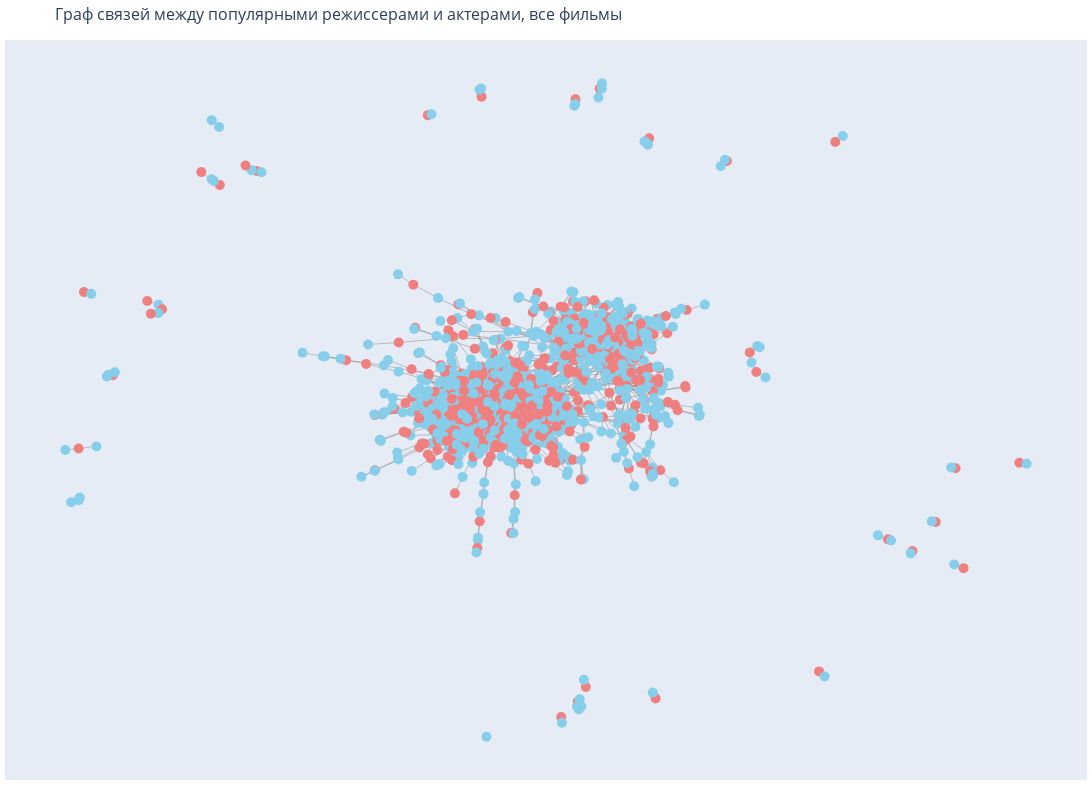

Notebook code for this chart:
### Markdown cell above
Не для слабонервных: граф по всем 5000 фильмам. Он не особо информативный, но можно также приближать и замечать интересные зависимости и факты. Например, изучая его, я узнала, что у Тимура Бекмамбетова есть фильм с Анджелиной Джоли и Джейсом Макэвоем. Трио, которого никто не ждал...

### Code cell
df_temp = df
actor_counts = Counter(df_temp['Актер 1']) + Counter(df_temp['Актер 2'])
frequent_actors = {actor for actor, count in actor_counts.items() if count > 1}
director_counts = Counter(df_temp['Режиссер'])
frequent_directors = {director for director, count in director_counts.items() if count > 1}

G = nx.Graph()

for index, row in df_temp.iterrows():
    director = row['Режиссер']
    actors = [row['Актер 1'], row['Актер 2']]
    
    filtered_actors = [actor for actor in actors if actor in frequent_actors]
    
    if filtered_actors and director in frequent_directors:
        G.add_node(director, type='director')
        for actor in filtered_actors:
            G.add_node(actor, type='actor')
        
        for actor in filtered_actors:
            G.add_edge(director, actor)
        
        for i in range(len(filtered_actors)):
            for j in range(i + 1, len(filtered_actors)):
                G.add_edge(filtered_actors[i], filtered_actors[j])

pos = nx.spring_layout(G)

node_color_map = {'director': 'lightcoral', 'actor': 'skyblue'}

node_trace = go.Scatter(x=[], y=[], text=[], mode='markers', hoverinfo='text', marker=dict(size=10, color=[]))
edge_trace = go.Scatter(x=[], y=[], line=dict(width=0.5, color='#888'), hoverinfo='none', mode='lines')

for node in G.nodes():
    x, y = pos[node]
    node_trace['x'] += tuple([x])
    node_trace['y'] += tuple([y])
    node_trace['text'] += tuple([node])
    node_trace['marker']['color'] += tuple([node_color_map[G.nodes[node]['type']]])

for edge in G.edges():
    x0, y0 = pos[edge[0]]
    x1, y1 = pos[edge[1]]
    edge_trace['x'] += tuple([x0, x1, None])
    edge_trace['y'] += tuple([y0, y1, None])

fig = go.Figure(data=[edge_trace, node_trace],
             layout=go.Layout(
                title='Граф связей между популярными режиссерами и актерами, все фильмы',
                titlefont=dict(size=16),
                showlegend=False,
                hovermode='closest',
                margin=dict(b=20,l=5,r=5,t=40),
                xaxis=dict(showgrid=False, zeroline=False, showticklabels=False),
                yaxis=dict(showgrid=False, zeroline=False, showticklabels=False))
                )

fig.update_layout(width=1200, height=800)
fig.show()

### Figure 1 — Plotly figure (JSON) as saved in the notebook; plotly's stock layout.template omitted (floating-point values rounded to 4 significant figures; data arrays with more than 128 entries replaced by an {"elided": "..."} marker saying what was removed)
{"data": [{"hoverinfo": "none", "line": {"color": "#888", "width": 0.5}, "mode": "lines", "type": "scatter", "x": {"elided": "20490 float values"}, "y": {"elided": "20490 float values"}}, {"hoverinfo": "text", "marker": {"color": {"elided": "2299 str values"}, "size": 10}, "mode": "markers", "text": {"elided": "2299 str values"}, "type": "scatter", "x": {"elided": "2299 float values"}, "y": {"elided": "2299 float values"}}], "layout": {"height": 800, "hovermode": "closest", "margin": {"b": 20, "l": 5, "r": 5, "t": 40}, "showlegend": false, "title": {"font": {"size": 16}, "text": "Граф связей между популярными режиссерами и актерами, все фильмы"}, "width": 1200, "xaxis": {"showgrid": false, "showticklabels": false, "zeroline": false}, "yaxis": {"showgrid": false, "showticklabels": false, "zeroline": false}}}
